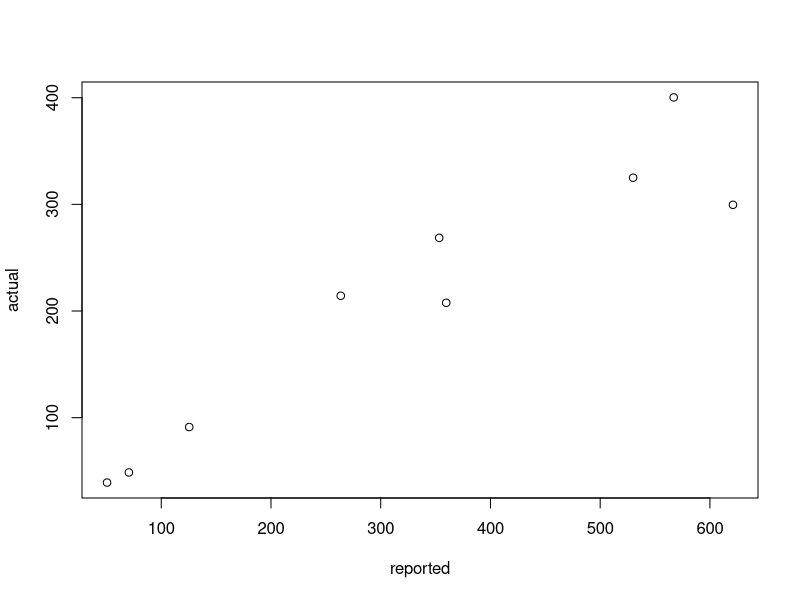
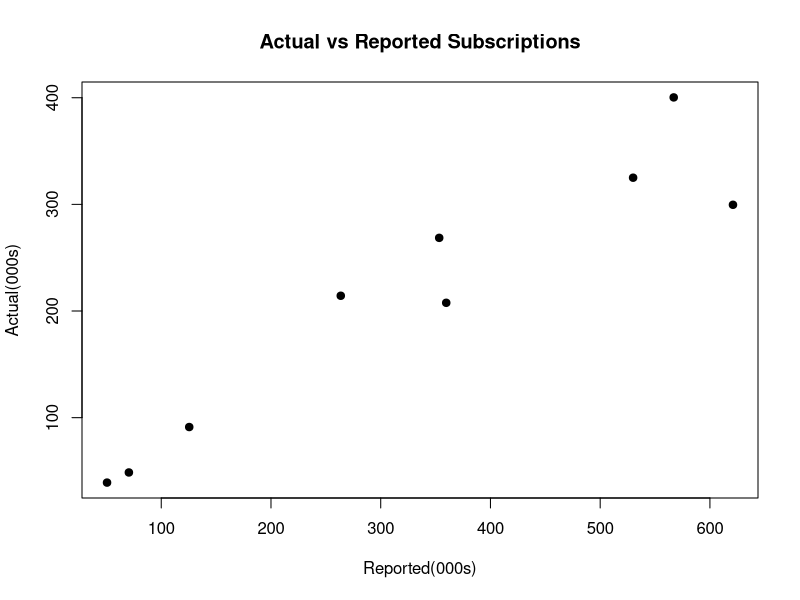
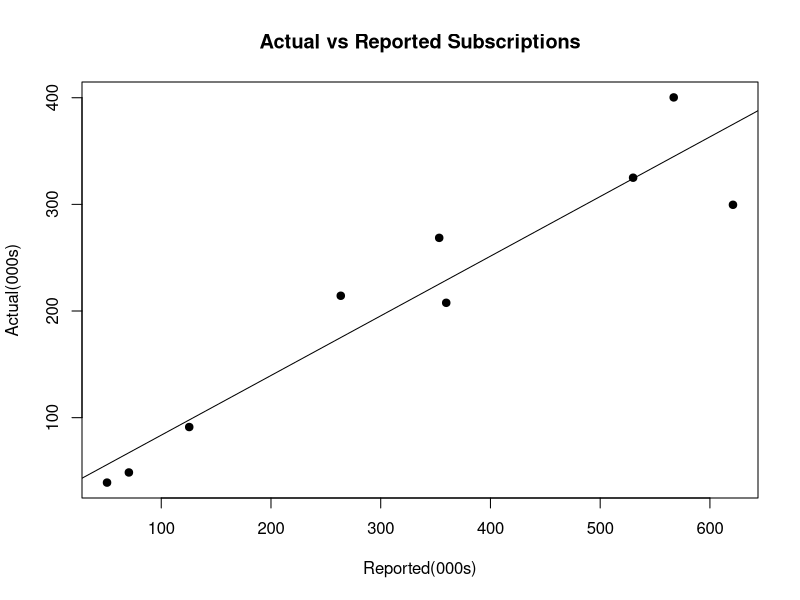

Here is the R script that generated these plots, in order:
## ---- chunk 1
options(repr.plot.width=4, repr.plot.height=4)
options("scipen"=100, "digits"=4)
## ---- chunk 2
reported <- c(621,359.7,530,70.5,567,125.5,50.6,353.3,263.6)
actual <- c(299.6, 207.7,325,48.6,400.3,91.2,39.1,268.6,214.3)
df<-data.frame(reported, actual)
df
## ---- chunk 3
plot(df)
## ---- chunk 4
plot(df, main="Actual vs Reported Subscriptions", xlab="Reported(000s)", ylab="Actual(000s)", pch=19)
## ---- chunk 5
R = cor(df$reported,df$actual)
R
R*R
## ---- chunk 6
model = lm(actual~reported, data=df)
summary(model)
## ---- chunk 7
plot(df, main="Actual vs Reported Subscriptions", xlab="Reported(000s)", ylab="Actual(000s)", pch=19)
abline(model)
## ---- chunk 8
predictors = data.frame(temp=c(89,91,72))
predictions<-predict(model, predictors)
predictions
